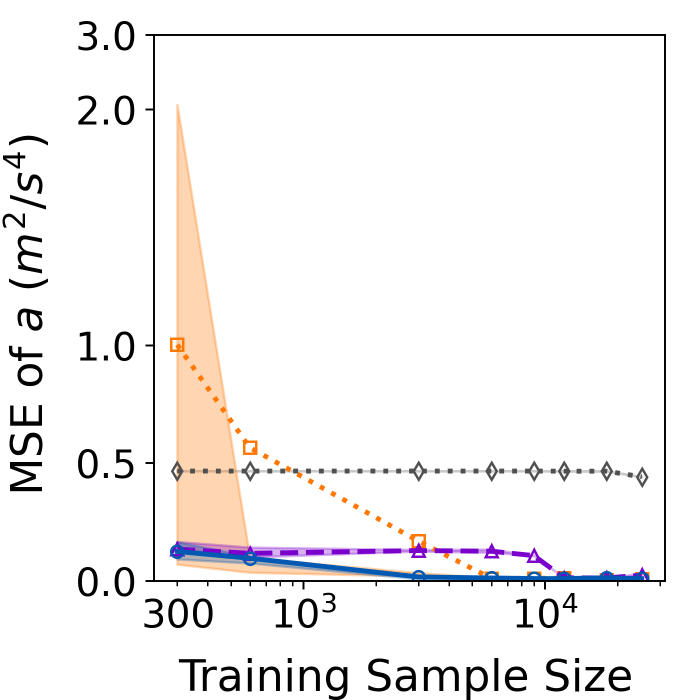
#> input picture results/r0_one-step a.png, 1400 x 1400 px (shown at 1/2 size)
$ python 'Form large picture Fig45.py'
#> lines starting #> are read from the running program, lines starting #| are printed output that depends on the picture
from PIL import Image, ImageDraw, ImageFont

r_num = 0 #0用于Fig4, 1用于Fig5

# 创建一个空白的图像，用于拼接
img_width = 1400
img_height = 1400
img = Image.new('RGB', (img_width*4+80, img_height+220), (255, 255, 255))
#> img: PIL image 5680x1620 RGB; every value is 255

# 贴图
h = 185
img.paste(Image.open(f"../results/r{r_num}_one-step a.png"), (20, h))
img.paste(Image.open(f"../results/r{r_num}_one-step v.png"), (20+img_width, h))
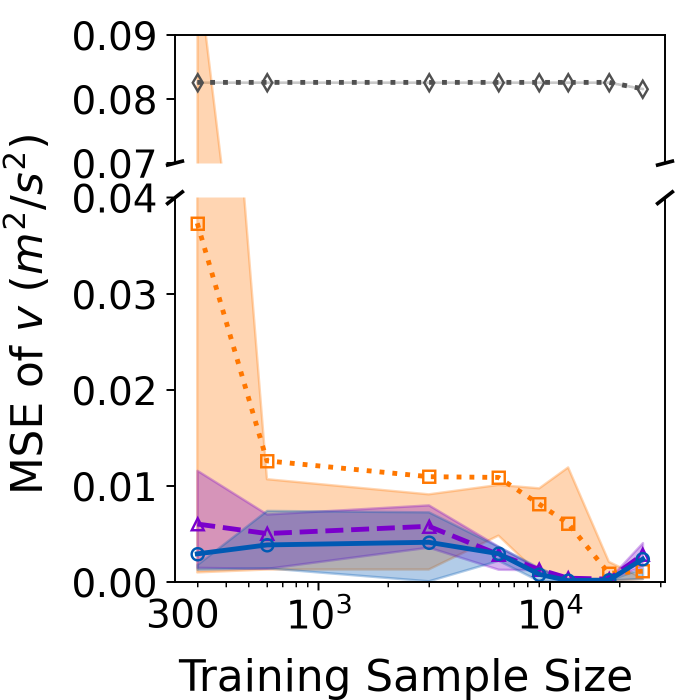
#> input picture results/r0_one-step v.png, 1400 x 1400 px (shown at 1/2 size)
h = 350
img.paste(Image.open(f"../results/r{r_num}_1000 Convergence Rate new.png"), (20+img_width*2+40, h))
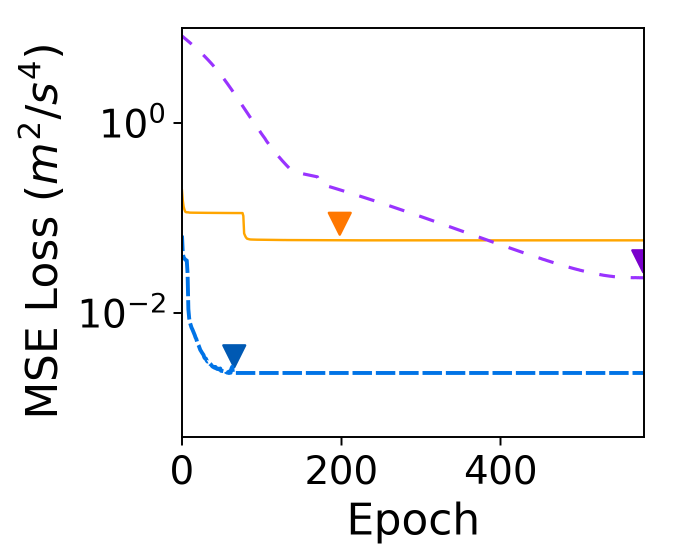
#> input picture results/r0_1000 Convergence Rate new.png, 1400 x 1120 px (shown at 1/2 size)
img.paste(Image.open(f"../results/r{r_num}_42000 Convergence Rate new.png"),(20+img_width*3+60, h))
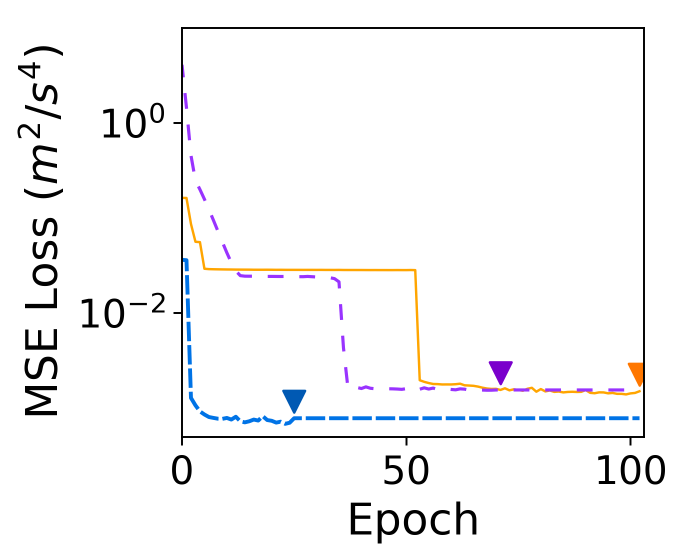
#> input picture results/r0_42000 Convergence Rate new.png, 1400 x 1120 px (shown at 1/2 size)
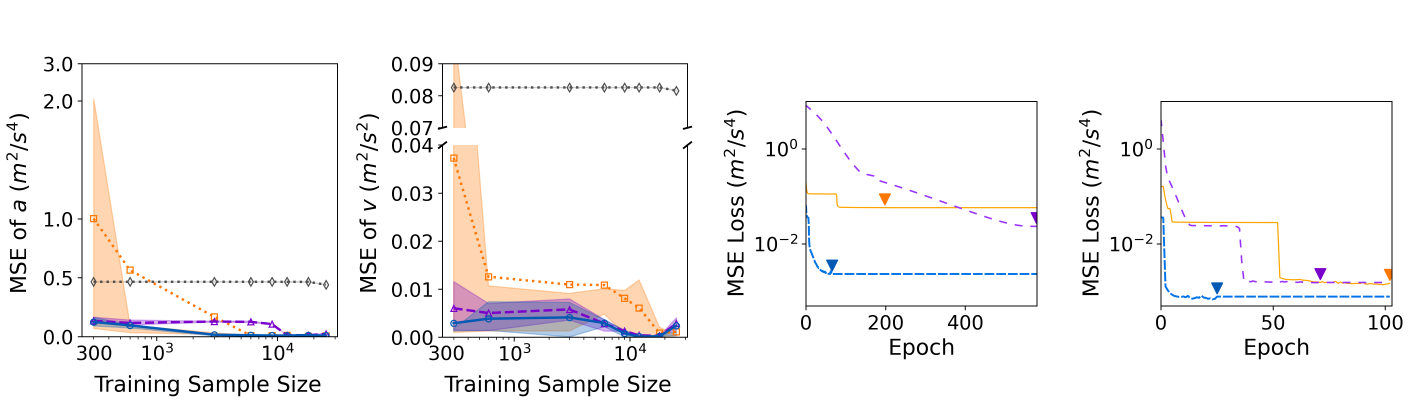
#> img: PIL image 5680x1620 RGB (shown at 1/4 size); mean R, G, B 246.5, 245.1, 245.3


#加legend图
legend = Image.open('../results/legend MSE.png')
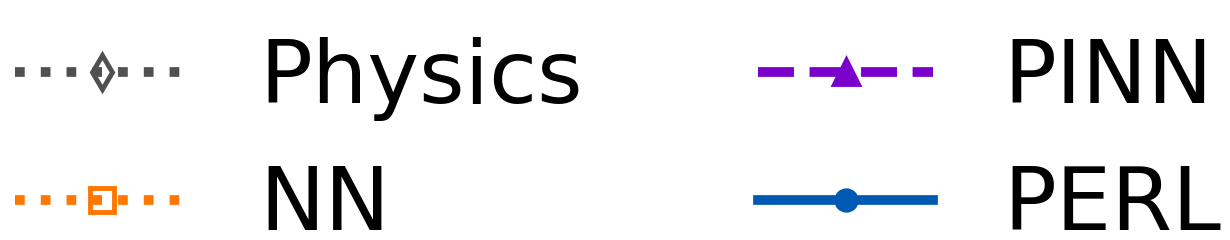
#> input picture results/legend MSE.png, 1230 x 240 px
#> legend is the input picture: PIL image 1230x240 RGBA; mean R, G, B, A 236.1, 235.5, 236.8, 255
legend = legend.resize((int(legend.width * 0.9), int(legend.height * 0.9)))
#> legend: PIL image 1107x216 RGBA
img.paste(legend, (250, 10))

legend = Image.open('../results/legend convergence1.png')
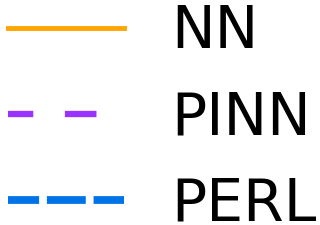
#> input picture results/legend convergence1.png, 320 x 225 px
#> legend is the input picture: PIL image 320x225 RGBA; mean R, G, B, A 232.1, 232.1, 233, 255
legend = legend.resize((int(legend.width*1.15), int(legend.height*1.15)))
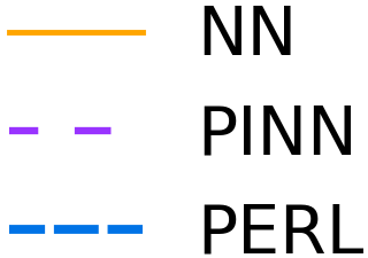
#> legend: PIL image 368x258 RGBA; mean R, G, B, A 232.1, 232.1, 233, 255
img.paste(legend, (3060, 70))

#> (the run stopped early here; a loop or call above may not have finished)
